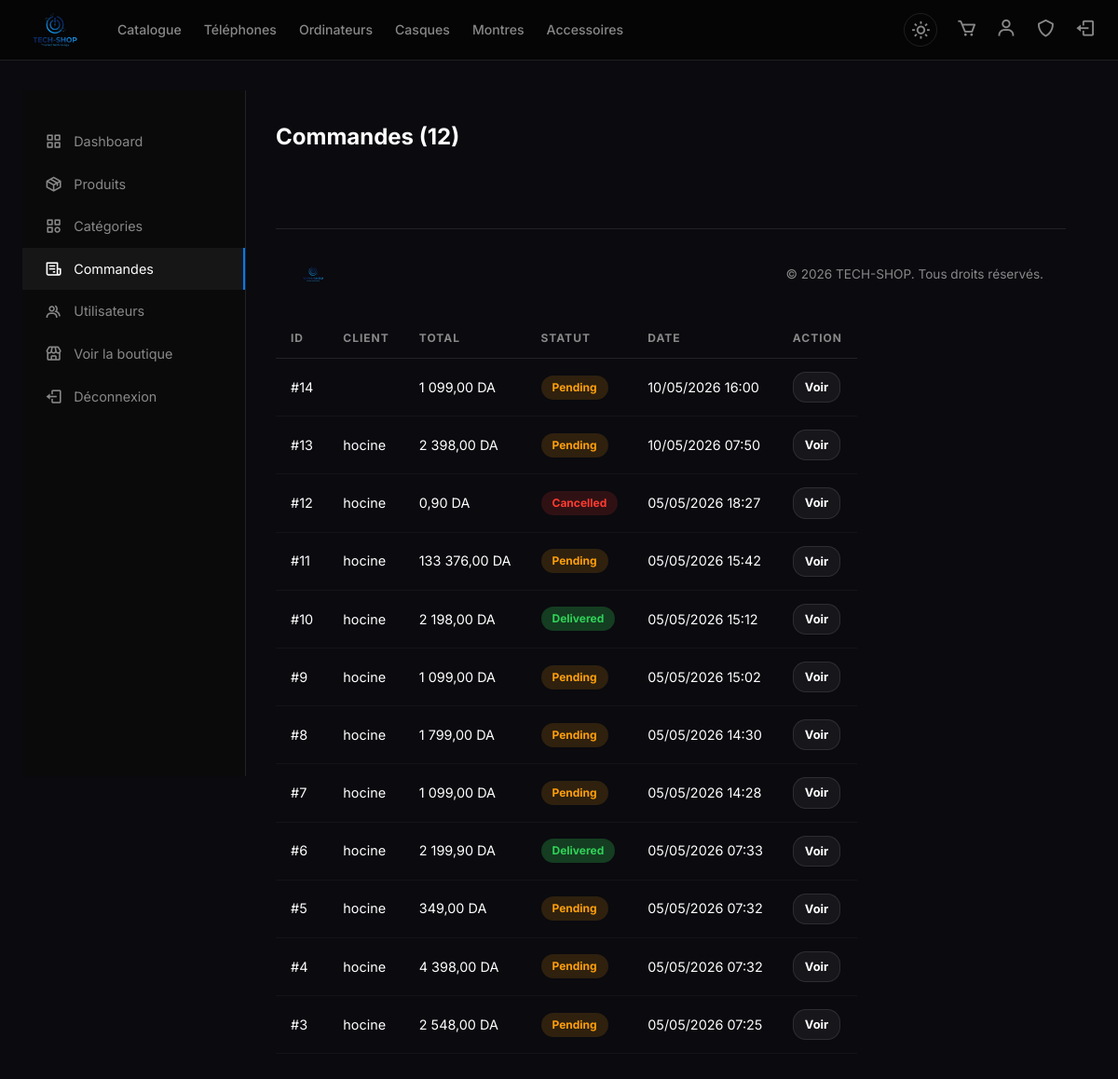
The app's page /admin/orders.php (signed in) with its own data.
### tables this page shows
CREATE TABLE `orders` (
  `order_id` int(11) NOT NULL,
  `user_id` int(11) DEFAULT NULL,
  `total` decimal(10,2) NOT NULL,
  `status` enum('pending','processing','shipped','delivered','cancelled') DEFAULT 'pending',
  `created_at` timestamp NOT NULL DEFAULT current_timestamp()
);

CREATE TABLE `users` (
  `user_id` int(11) NOT NULL,
  `name` varchar(100) NOT NULL,
  `email` varchar(150) NOT NULL,
  `password` varchar(255) NOT NULL,
  `phone` bigint(20) UNSIGNED DEFAULT NULL,
  `address` text DEFAULT NULL,
  `role` enum('client','admin') DEFAULT 'client',
  `created_at` timestamp NOT NULL DEFAULT current_timestamp(),
  `is_verified` tinyint(1) NOT NULL DEFAULT 0,
  `verify_code` varchar(10) DEFAULT NULL,
  `verify_expires` datetime DEFAULT NULL,
  `google_id` varchar(200) DEFAULT NULL,
  `facebook_id` varchar(200) DEFAULT NULL,
  `oauth_provider` varchar(20) DEFAULT NULL,
  `email_verified` tinyint(1) DEFAULT 0,
  `verification_code` varchar(10) DEFAULT NULL,
  `code_expiry` datetime DEFAULT NULL
);

### admin/orders.php (the view, shortened to what this page needs)
<?php
require_once __DIR__ . '/../config.php';
$detail = null;
$orders = $pdo->query("SELECT o.*, u.name AS uname FROM orders o LEFT JOIN users u ON o.user_id=u.user_id ORDER BY o.created_at DESC")->fetchAll();
?>
<!DOCTYPE html>
<?php $theme = isset($_COOKIE['theme']) ? $_COOKIE['theme'] : 'dark'; ?>
<html lang="fr" data-theme="<?php echo htmlspecialchars($theme); ?>">
<head>
    <link href="https://unpkg.com/boxicons@2.1.4/css/boxicons.min.css" rel="stylesheet">
    <link rel="stylesheet" href="../assets/css/style.css">
</head>
<body>
<nav class="navbar">
    <div class="nav-container">
        <a href="../index.php"><img class="nav-logo-img" src="../logo.png" alt="TECH-SHOP"></a>
        <div class="nav-links">
            <a href="../catalog.php">Catalogue</a>
            <a href="../catalog.php?cat=1">Téléphones</a>
            <a href="../catalog.php?cat=2">Ordinateurs</a>
            <a href="../catalog.php?cat=3">Casques</a>
            <a href="../catalog.php?cat=4">Montres</a>
            <a href="../catalog.php?cat=5">Accessoires</a>
        </div>
        <div class="nav-actions">
            <a href="../toggle_theme.php" class="theme-toggle">
                <i class="bx <?php echo ($theme === 'dark') ? 'bx-sun' : 'bx-moon'; ?>"></i>
            </a>
            <a href="../cart.php">
                <i class="bx bx-cart"></i>
            </a>
            <?php if (isset($_SESSION['user_id'])) { ?>
                <a href="../profile.php"><i class="bx bx-user"></i></a>
                <?php if (isset($_SESSION['role']) && $_SESSION['role'] === 'admin') { ?>
                    <a href="index.php"><i class="bx bx-shield"></i></a>
                <?php } ?>
                <a href="../logout.php"><i class="bx bx-log-out"></i></a>
            <?php } else { ?>
                <a href="../login.php"><i class="bx bx-log-in"></i></a>
            <?php } ?>
        </div>
    </div>
</nav>
<main class="main-content">
<div class="admin-layout">
    <nav class="admin-sidebar">
        <a href="index.php"><i class="bx bx-grid-alt"></i> Dashboard</a>
        <a href="products.php"><i class="bx bx-package"></i> Produits</a>
        <a href="categories.php"><i class="bx bx-category"></i> Catégories</a>
        <a href="orders.php" class="active"><i class="bx bx-receipt"></i> Commandes</a>
        <a href="users.php"><i class="bx bx-group"></i> Utilisateurs</a>
        <a href="../index.php"><i class="bx bx-store"></i> Voir la boutique</a>
        <a href="../logout.php"><i class="bx bx-log-out"></i> Déconnexion</a>
    </nav>
    <div class="admin-main">
        <?php if ($detail) { ?>
            <a href="orders.php" class="btn btn-ghost" style="margin-bottom:20px"><i class="bx bx-arrow-back"></i> Retour</a>
            <h2 class="section-title">Commande #<?php echo $detail['order_id']; ?></h2>
            <div style="display:grid;grid-template-columns:1fr 320px;gap:24px;align-items:start">
                <div>
                    <div class="card" style="margin-bottom:16px">
                        <p><strong><?php echo htmlspecialchars($detail['uname']); ?></strong></p>
                        <p style="color:var(--text-muted)"><?php echo htmlspecialchars($detail['email']); ?> · <?php echo htmlspecialchars($detail['phone'] ?? ''); ?></p>
                        <p style="color:var(--text-muted);margin-top:8px"><?php echo htmlspecialchars($detail['address'] ?? ''); ?></p>
                    </div>
                    <table class="table">
                        <thead>
                            <tr><th>Produit</th><th>Qté</th><th>Prix unit.</th><th>Sous-total</th></tr>
                        </thead>
                        <tbody>
                            <?php foreach ($detail['items'] as $it) { ?>
                                <tr>
                                    <td><?php echo htmlspecialchars($it['pname']); ?></td>
                                    <td><?php echo $it['quantity']; ?></td>
                                    <td><?php echo number_format($it['price'], 2, ',', ' '); ?> DA</td>
                                    <td><?php echo number_format($it['price'] * $it['quantity'], 2, ',', ' '); ?> DA</td>
                                </tr>
                            <?php } ?>
                        </tbody>
                    </table>
                </div>
                <div class="card">
                    <p style="font-size:1.5rem;font-weight:900;margin-bottom:16px"><?php echo number_format($detail['total'], 2, ',', ' '); ?> DA</p>
                    <p style="color:var(--text-muted);font-size:.85rem;margin-bottom:20px"><?php echo date('d/m/Y H:i', strtotime($detail['created_at'])); ?></p>
                    <form method="POST">
                        <input type="hidden" name="order_id" value="<?php echo $detail['order_id']; ?>">
                        <div class="form-group">
                            <label>Statut</label>
                            <select name="status" class="large-input">
                                <?php
                                $statuses = array('pending', 'processing', 'shipped', 'delivered', 'cancelled');
                                foreach ($statuses as $s) { ?>
                                    <option value="<?php echo $s; ?>" <?php if ($detail['status'] == $s) echo 'selected'; ?>><?php echo ucfirst($s); ?></option>
                                <?php } ?>
                            </select>
                        </div>
                        <button type="submit" class="btn btn-primary btn-full">Mettre à jour</button>
                    </form>
                </div>
            </div>
        <?php } else { ?>
            <h2 class="section-title">Commandes (<?php echo count($orders); ?>)</h2>
            <table class="table">
                <thead>
                    <tr><th>ID</th><th>Client</th><th>Total</th><th>Statut</th><th>Date</th><th>Action</th></tr>
                </thead>
                <tbody>
                    <?php foreach ($orders as $o) { ?>
                        <tr>
                            <td>#<?php echo $o['order_id']; ?></td>
                            <td><?php echo htmlspecialchars($o['uname']); ?></td>
                            <td><?php echo number_format($o['total'], 2, ',', ' '); ?> DA</td>
                            <td><span class="status-badge status-<?php echo $o['status']; ?>"><?php echo ucfirst($o['status']); ?></span></td>
                            <td><?php echo date('d/m/Y H:i', strtotime($o['created_at'])); ?></td>
                            <td><a href="?id=<?php echo $o['order_id']; ?>" class="btn btn-ghost" style="padding:6px 12px;font-size:.8rem">Voir</a></td>
                        </tr>
                    <?php } ?>
                </tbody>
        <?php } ?>
    </div>
</div>
</main>
<footer class="footer">
    <div class="footer-inner">
        <img class="nav-logo-img" src="../logo.png" alt="TECH-SHOP" style="height:32px;">
        <div style="display:flex; gap:24px; align-items:center">
            <p>&copy; <?php echo date('Y'); ?> TECH-SHOP. Tous droits réservés.</p>
        </div>
    </div>
</footer>
</body>
</html>

### assets/css/style.css (style rules this page uses)
:root { --bg: #0a0a0f; --bg-surface: rgba(255,255,255,0.05); --bg-surface-hover: rgba(255,255,255,0.09); --border-color: rgba(255,255,255,0.1); --accent: #007AFF; --accent-hover: #0066DD; --text-main: #ffffff; --text-muted: #888888; --danger: #FF3B30; --success: #30D158; --warning: #FF9F0A; --navbar-bg: rgba(5,5,5,0.85); --sidebar-bg: rgba(10,10,10,0.95); --input-bg: rgba(255,255,255,0.06); --table-hover: rgba(255,255,255,0.04); --qty-btn-color: #fff; }
*, *::before, *::after { box-sizing: border-box; margin: 0; padding: 0; }
html { scroll-behavior: smooth; }
body { background: var(--bg); color: var(--text-main); font-family: 'Inter', 'Segoe UI', system-ui, sans-serif; min-height: 100vh; line-height: 1.5; }
a { text-decoration: none; color: inherit; }
img { max-width: 100%; display: block; }
.navbar { position: sticky; top: 0; z-index: 100; background: var(--navbar-bg); backdrop-filter: blur(25px); border-bottom: 1px solid var(--border-color); padding: 0 24px; }
.nav-container { max-width: 1200px; margin: 0 auto; display: flex; align-items: center; gap: 32px; height: 64px; }
.nav-links { display: flex; gap: 24px; flex: 1; }
.nav-links a { color: var(--text-muted); font-size: 0.88rem; font-weight: 500; transition: color 0.2s; padding: 4px 0; position: relative; }
.nav-links a::after { content: ''; position: absolute; bottom: -2px; left: 0; right: 0; height: 2px; background: var(--accent); border-radius: 2px; transform: scaleX(0); transition: transform 0.2s; }
.nav-actions { display: flex; align-items: center; gap: 20px; position: relative; }
.nav-actions a { position: relative; color: var(--text-muted); transition: color 0.2s; }
.nav-actions i { font-size: 1.4rem; }
.nav-logo-img { height: 70px; width: auto; object-fit: contain; display: block; transition: opacity 0.2s; }
.theme-toggle { background: none; border: 1px solid var(--border-color); color: var(--text-muted); width: 36px; height: 36px; border-radius: 50%; cursor: pointer; display: flex; align-items: center; justify-content: center; font-size: 1.2rem; transition: all 0.3s; }
.main-content { max-width: 1200px; margin: 0 auto; padding: 32px 24px; }
.footer { border-top: 1px solid var(--border-color); margin-top: 80px; padding: 32px 24px; }
.footer-inner { max-width: 1200px; margin: 0 auto; display: flex; align-items: center; justify-content: space-between; flex-wrap: wrap; gap: 16px; }
.footer-inner p { color: var(--text-muted); font-size: 0.85rem; }
.btn { display: inline-flex; align-items: center; justify-content: center; gap: 8px; padding: 12px 24px; border-radius: 14px; font-weight: 700; font-size: 0.9rem; cursor: pointer; border: none; transition: all 0.2s; }
.btn-ghost { background: var(--bg-surface); border: 1px solid var(--border-color); color: var(--text-main); }
.table { width: 100%; border-collapse: collapse; overflow-x: auto; display: block; }
.table th { text-align: left; padding: 12px 16px; font-size: 0.75rem; text-transform: uppercase; letter-spacing: 1px; color: var(--text-muted); border-bottom: 1px solid var(--border-color); }
.table td { padding: 14px 16px; border-bottom: 1px solid var(--table-hover); font-size: 0.9rem; }
.status-badge { display: inline-block; padding: 4px 12px; border-radius: 100px; font-size: 0.75rem; font-weight: 700; }
.status-pending { background: rgba(255, 159, 10, 0.15); color: var(--warning); }
.status-delivered { background: rgba(48, 209, 88, 0.25); color: var(--success); }
.status-cancelled { background: rgba(255, 59, 48, 0.15); color: var(--danger); }
.admin-layout { display: grid; grid-template-columns: 240px 1fr; gap: 0; min-height: calc(100vh - 64px); }
.admin-sidebar { background: var(--sidebar-bg); border-right: 1px solid var(--border-color); padding: 32px 0; position: sticky; top: 64px; height: calc(100vh - 64px); overflow-y: auto; }
.admin-sidebar a { display: flex; align-items: center; gap: 12px; padding: 12px 24px; color: var(--text-muted); font-size: 0.9rem; transition: all 0.2s; }
.admin-sidebar a:hover, .admin-sidebar a.active { color: var(--text-main); background: var(--bg-surface); border-right: 2px solid var(--accent); }
.admin-sidebar a i { font-size: 1.2rem; }
.admin-main { padding: 32px; }

### records on screen
orders: order_id "14", total "1 099,00", status "Pending", created_at "10/05/2026 16:00"
orders: order_id "13", user.name "hocine", total "2 398,00", status "Pending", created_at "10/05/2026 07:50"
orders: order_id "12", user.name "hocine", total "0,90", status "Cancelled", created_at "05/05/2026 18:27"
orders: order_id "11", user.name "hocine", total "133 376,00", status "Pending", created_at "05/05/2026 15:42"
orders: order_id "10", user.name "hocine", total "2 198,00", status "Delivered", created_at "05/05/2026 15:12"
orders: order_id "9", user.name "hocine", total "1 099,00", status "Pending", created_at "05/05/2026 15:02"
orders: order_id "8", user.name "hocine", total "1 799,00", status "Pending", created_at "05/05/2026 14:30"
orders: order_id "7", user.name "hocine", total "1 099,00", status "Pending", created_at "05/05/2026 14:28"
orders: order_id "6", user.name "hocine", total "2 199,90", status "Delivered", created_at "05/05/2026 07:33"
orders: order_id "5", user.name "hocine", total "349,00", status "Pending", created_at "05/05/2026 07:32"
orders: order_id "4", user.name "hocine", total "4 398,00", status "Pending", created_at "05/05/2026 07:32"
orders: order_id "3", user.name "hocine", total "2 548,00", status "Pending", created_at "05/05/2026 07:25"

### other values on screen
count($orders) "12"
